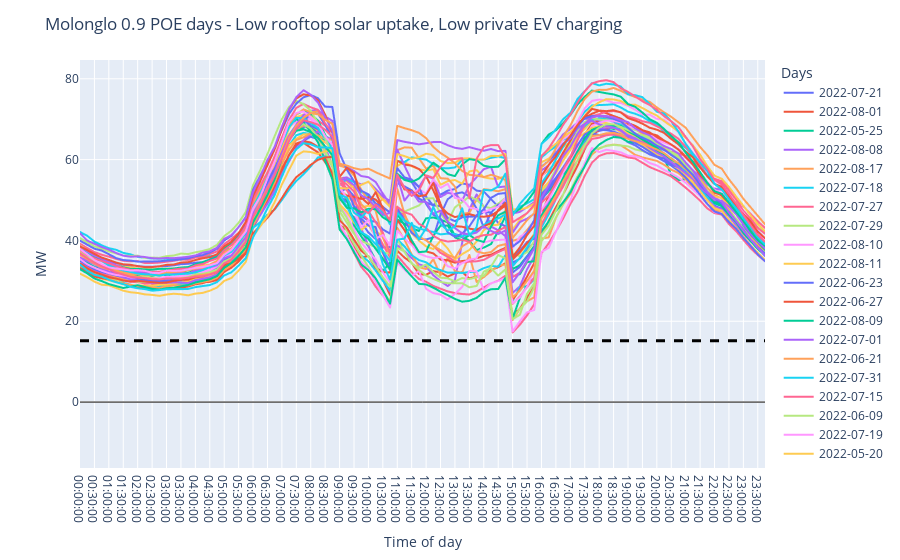

Notebook code for this chart:
### Code cell
fig = go.Figure(many_day_df_future_EV[high_load_days].plot(title=''))
fig.update_yaxes(range = [y_min,y_max])
if plt_min < 0:
    fig.add_hline(y=0, line_width=1, line_dash="solid", line_color="black")
fig.add_hline(y=zs_combined_rating, line_width=3, line_dash="dash", line_color="black")
fig.update_layout(
    title=f"{SA_region} {POE} POE days - {solar_uptake} rooftop solar uptake, {EV_home_charging} private EV charging",
    xaxis_title="Time of day",
    yaxis_title="MW",
    legend_title="Days",
)
